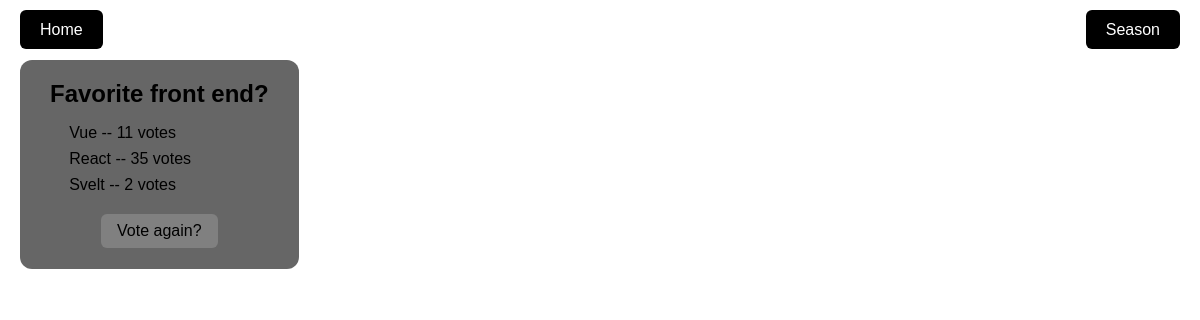
Page /polls/6/results/ on the committed database.
### polls/models.py (models this page shows, shortened)
class Question(models.Model):
    question_text = models.CharField(max_length=200)
    pub_date = models.DateTimeField("date published")

class Choice(models.Model):
    question = models.ForeignKey(Question, on_delete=models.CASCADE) # the question obj this goes with
    choice_text = models.CharField(max_length=200) #
    image_url = models.CharField(max_length=500, blank=True, null=True)  # path to image
    image_size = models.CharField(
        max_length=20,
        choices=[("inline", "Inline Icon"), ("small", "Small"), ("medium", "Medium"), ("large", "Large")],
        default="medium",
    )
    votes = models.IntegerField(default=0)

### polls/views.py (the view)
# urls.py: path("<int:pk>/results/", views.ResultsView.as_view(), name="results"),
class ResultsView(generic.DetailView):
    model = Question
    template_name = "polls/results.html"

### polls/templates/polls/results.html (shortened to what this page needs)
{% extends "base.html" %}
{% load static %}
{% block content %}
<div id="content" class="results-page">
  <div class="text-box">
    <h2>{{ question.question_text }}</h2>
    <ul>
      {% for choice in question.choice_set.all %}
        <li class="choice-container {{ choice.image_size }}">
            <label>
              {{ choice.choice_text }} -- {{ choice.votes }} vote{{ choice.votes|pluralize }}
            </label>
        </li>
      {% endfor %}
    </ul>
    <a href="{% url 'polls:detail' question.id %}" class="btn">Vote again?</a>
  </div>
</div>
{% endblock %}

### polls/static/polls/styles.css (style rules this page uses)
html, body { height: 100%; margin: 0; }
body { background-size: cover; background-repeat: no-repeat; background-position: center center; font-family: Arial, sans-serif; color: black; padding-top: 60px; }
a.btn { display: block; }
.btn { display: block; margin: 20px auto; background-color: gray; color: black; text-decoration: none; text-align: center; padding: 8px 16px; border-radius: 6px; border: none; cursor: pointer; font-size: 16px; width: fit-content; }
.btn:link, .btn:visited { color: black; }
.choice-container { position: relative; display: block; margin: 8px 0; }
.choice-container label { margin: 0; }
.text-box { background-color: rgba(0,0,0,0.6); color: black; padding: 20px 30px 1px 30px; border-radius: 12px; display: inline-block; font-size: 16px; margin-left: 20px; text-align: left; }
.text-box p, .text-box h1, .text-box h2, .text-box h3 { margin-top: 0; margin-bottom: 0.5em; }
.results-page { text-align: left !important; }
.results-page .text-box { display: inline-block; vertical-align: top; text-align: left !important; margin-left: 20px; max-width: 800px; width: auto; }
.results-page .text-box ul, .results-page .text-box ol { padding-left: 1.2rem; margin-left: 0; text-align: left; }

### rows in the picture
Question: question_text "Favorite front end?"
Choice: choice_text "Vue", votes "11"
Choice: choice_text "React", votes "35"
Choice: choice_text "Svelt", votes "2"
